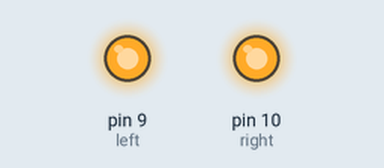
Recording of a sketch running on a simulated Arduino Uno, built with avr-gcc and run on an emulated ATmega328P. Parts: output pins drawn as LEDs (lit = HIGH).

Above: at 0.1 s.
Timing chart, 0 to 1.6 s (numbered marks = the images above):
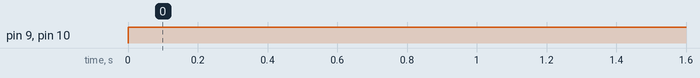

The sketch:

zumoDeNaranja.ino
```cpp
int left = 9;
int right = 10;

void setup() {
  // put your setup code here, to run once:
    // initialize digital pin 13 as an output.
    pinMode(left, OUTPUT);
    pinMode(right, OUTPUT);
}

void loop() {
  // put your main code here, to run repeatedly:
  digitalWrite(left, HIGH);
  digitalWrite(right, HIGH);
}
```

Measured:
- by itself, pin 9 (left), pin 10 (right): LOW → HIGH at 0.00 s
